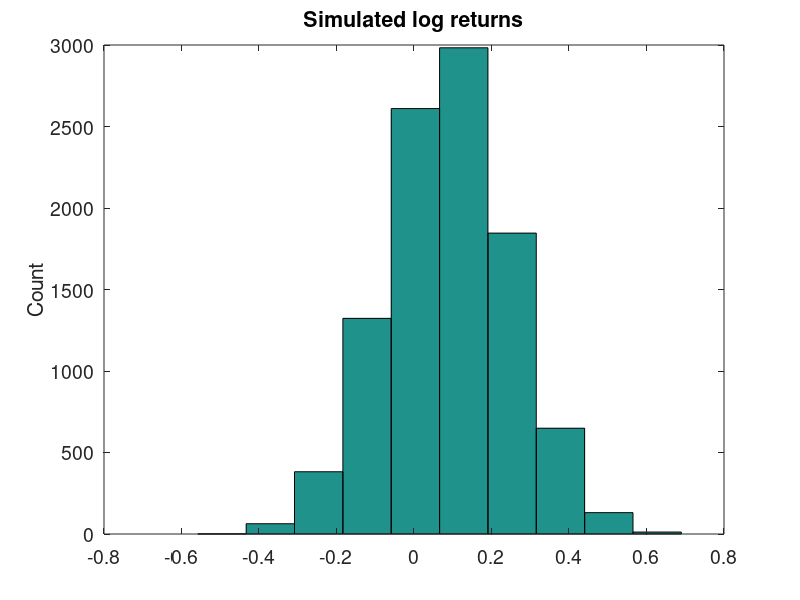
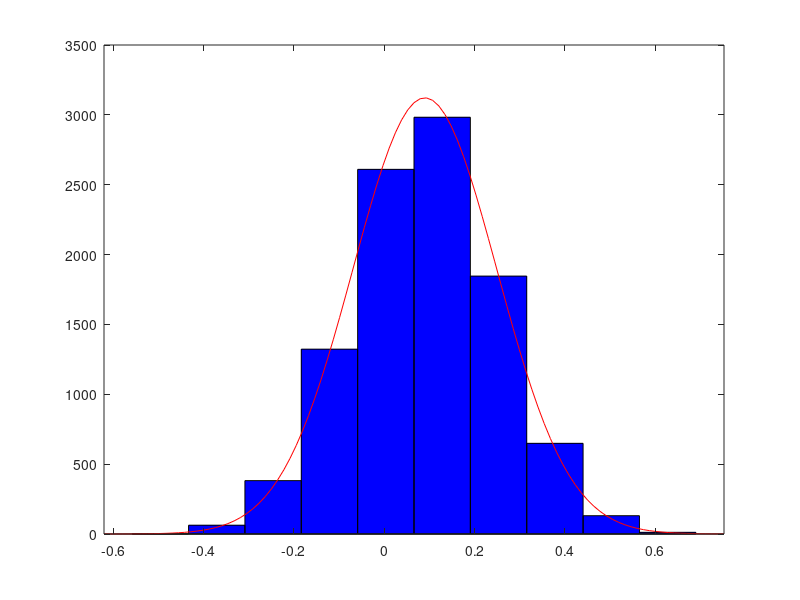
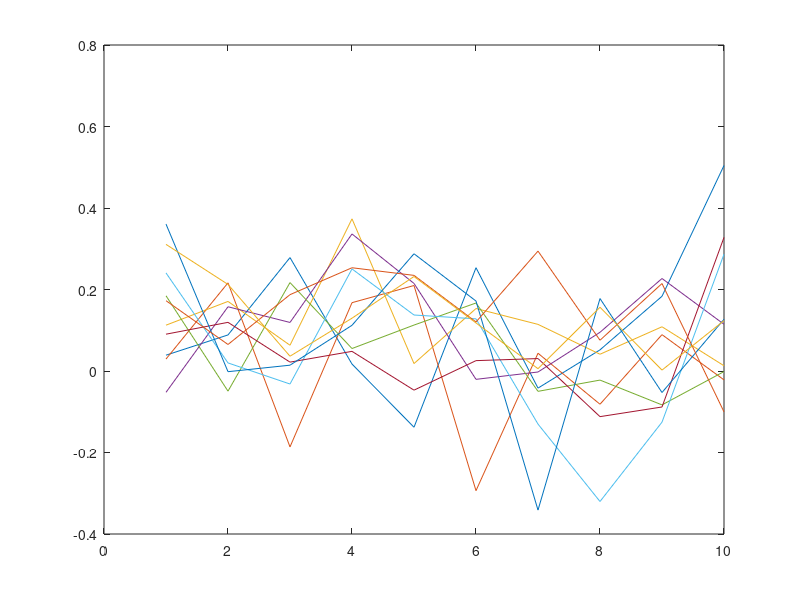

Write MATLAB code to recreate these figures, in order.
% application #3: simulation
%
% FINM Intro - Matlab
% Sep 2015



close all 
clear all
clc




%% Parameters

% Assume annual stock returns are log-normal, iid, distribution
% annual mean (mu) 
% annual std.dev. (sigma) 

% simulation params
T = 10;
N = 1000;

% stock return
muS = .09;
sigmaS = .16;
muB = .06;
sigmaB = .04;





%% Simulate

% log returns
% logRetsS = muS + sigmaS * randn(T,N);
logRetsS = normrnd(muS,sigmaS,T,N);
cumLogRetsS = sum(logRetsS);
logRetsB = normrnd(muB,sigmaB,T,N);
cumLogRetsB = sum(logRetsB);


% stats of cumulative stock
muCum = mean(cumLogRetsS);
sigCum = std(cumLogRetsS);





%% Plots

Nbins = 10;
fsize = 14;
pwidth = 8;
pheight = 6;
figName = 'plots/simHist';

figure;
hist(logRetsS(:),Nbins);
title('Simulated log returns','fontsize',fsize)
ylabel('Count','fontsize',fsize)
% increase font size
set(gca,'fontsize',fsize)

% save as pdf
set(gcf,'PaperPosition',[0 0 pwidth pheight])
set(gcf,'PaperSize',[pwidth,pheight])
saveas(gcf,figName,'pdf')


figure
histfit(logRetsS(:),Nbins,'normal')


figure
plot(logRetsS(:,1:10))






%% Under-performance

isUnder = cumLogRetsS < cumLogRetsB;
countUnder = sum(isUnder);
simFreq = countUnder / N;

disp(' ')
disp('======================================')
fprintf('The simulated probab. of stock under-performance\n after %2.0f years is %2.2f%%.\n', T, simFreq * 100);






%% Analytical
% no need to worry about how this analytic solution is calculated
% you'll cover this plenty in your classes
% just want to display the true probability for comparison to the
% simulation

drift = muS - muB;
vol = sqrt(sigmaS^2 + sigmaB^2);
z = -((drift)/vol)*sqrt(T);
trueProb = normcdf(z,0,1);

disp(' ')
disp('=============================================================')
fprintf('The ANALYTIC probability of stock under-performance after \n%2.0f years is %2.2f%%.\n',...
    T, trueProb*100)
disp(' ')


